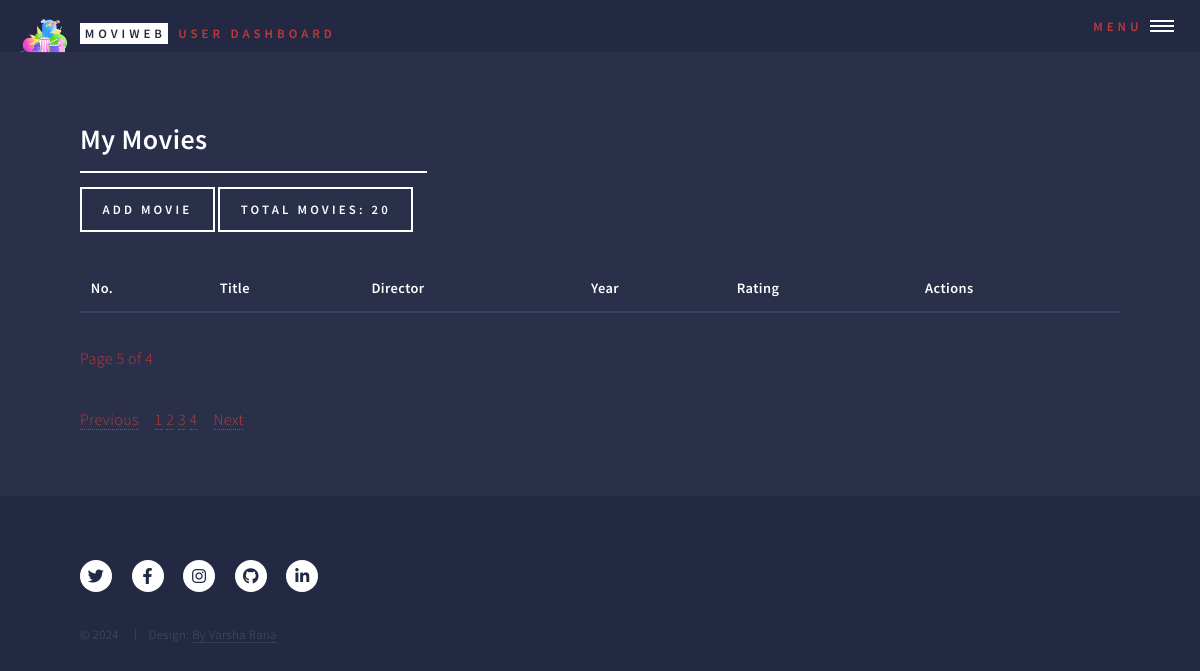
Before: /user/my_movies?page=5 (signed in) with the older database file.
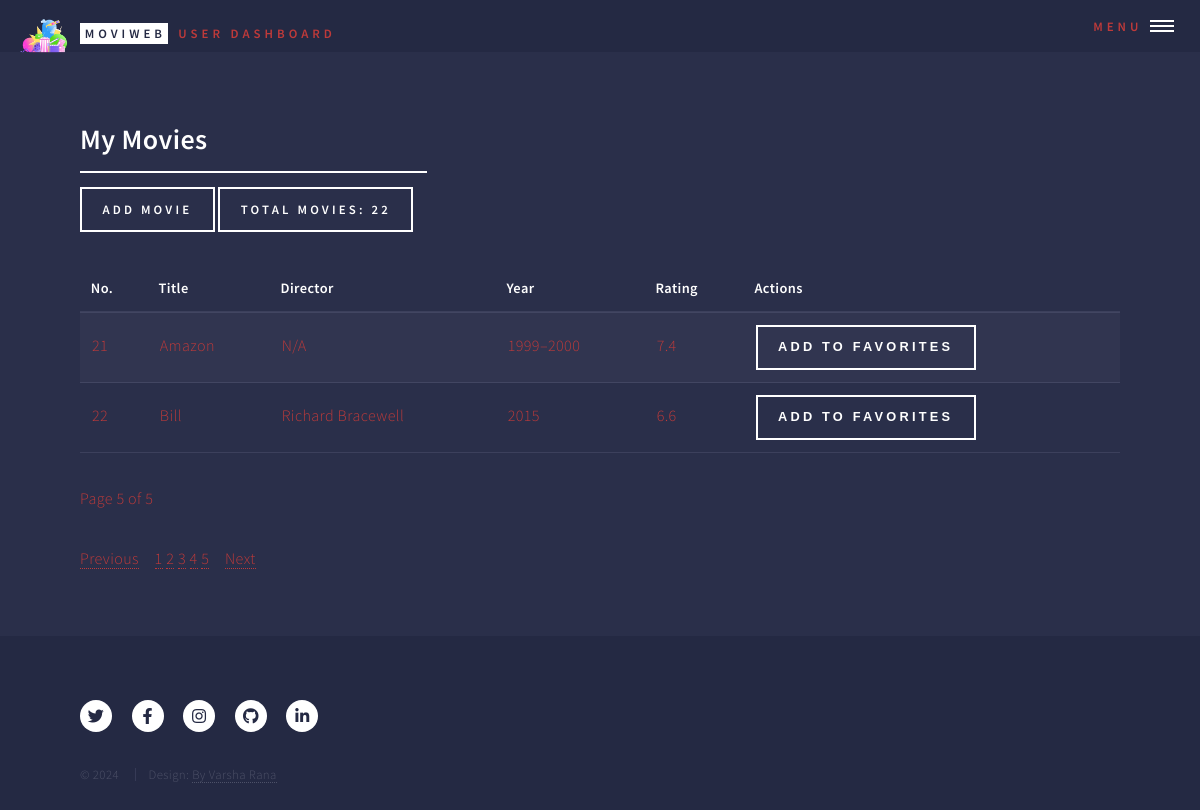
After: the same page with the newer database file.
### models.py (models this page shows)
class Movie(db.Model):
    __tablename__ = 'movie'
    id = db.Column(db.Integer, primary_key=True)
    title = db.Column(db.String(100), nullable=False)
    year = db.Column(db.Integer, nullable=False)
    rating = db.Column(db.Float, nullable=False)
    poster = db.Column(db.String(255))  # Optional field to store movie posters
    plot = db.Column(db.Text)  # Optional field to store the plot
    imdbID = db.Column(db.String(255), nullable=True)  # IMDb ID or link
    user_id = db.Column(db.Integer, db.ForeignKey('user.id'))
    admin_id = db.Column(db.Integer, db.ForeignKey('admin.id'))
    director_id = db.Column(db.Integer, db.ForeignKey('director.id'), nullable=False)  # Foreign key to Director
    genres = db.relationship('Genre', secondary=movie_genre, backref='movies')
    favorites = db.relationship('Favorite', back_populates='movie', lazy=True)  # Add this line

class Director(db.Model):
    __tablename__ = 'director'
    id = db.Column(db.Integer, primary_key=True)
    name = db.Column(db.String(100), nullable=False, unique=True)
    movies = db.relationship('Movie', backref='director', lazy=True)

### blueprints/user.py (the view)
@user_bp.route('/my_movies')
def my_movies():
    if 'user_id' not in session:
        session.clear()
        current_cache = current_app.extensions['cache']
        if current_cache and hasattr(current_cache, 'clear'):
            current_cache.clear()
        return redirect(url_for('login'))
    user_id = session['user_id']
    page = request.args.get('page', 1, type=int)  # Get the current page from query parameters, default to 1
    per_page = 5  # Number of movies per page
    all_movies_query = Movie.query
    favorite_movie_ids = [f.movie_id for f in Favorite.query.filter_by(user_id=user_id).all()]
    movies_query = all_movies_query.filter(Movie.id.notin_(favorite_movie_ids))
    num_movies = movies_query.count()
    movies = movies_query.paginate(page=page, per_page=per_page, error_out=False)
    return render_template('my_movies.html', num_movies=num_movies, movies=movies)

### templates/user/my_movies.html (shortened to what this page needs)
<!DOCTYPE HTML>
<html>
<head>
    <link rel="stylesheet" href="../../static/css/main.css"/>
</head>
<body class="is-preload">
<div id="wrapper">
    <header id="header" class="alt">
        {% include 'partials/user_header.html' %}
    </header>
    <div id="main">
        <section id="my-movies">
            <div class="inner">
                <header class="major">
                    <h2>My Movies</h2>
                    <a href="{{ url_for('user_bp.user_add_movie') }}" class="button">
                        Add Movie
                    </a>
                    <label class="button">Total Movies: {{ num_movies }}</label>
                </header>
                {% include 'partials/my_movies_content.html' %}
            </div>
        </section>
    </div>
    <footer id="footer">
        {% include 'partials/movie_web_app_footer.html' %}
    </footer>
</div>
</body>
</html>

### templates/partials/user_header.html
<a href="{{ url_for('user_bp.user_dashboard') }}" class="logo">
    <img src="../static/images/logo.png" class="logo-image">
    <strong>MoviWeb</strong>
    <span>User Dashboard</span></a>
<nav>
    <a href="#menu">Menu</a>
</nav>

### templates/partials/my_movies_content.html
<div id="my-movies-content">
    <table id="my-movies-table">
        <thead>
        <tr>
            <th>No.</th>
            <th>Title</th>
            <th>Director</th>
            <th>Year</th>
            <th>Rating</th>
            <th>Actions</th>
        </tr>
        </thead>
        <tbody>
        {% set start_no = (movies.page - 1) * movies.per_page + 1 %}
        {% for movie in movies.items %}
        <tr>
            <td>{{ start_no + loop.index0 }}</td>
            <td>{{ movie.title }}</td>
            <td>{{ movie.director.name }}</td>
            <td>{{ movie.year }}</td>
            <td>{{ movie.rating }}</td>
            <td>
                <form action="{{ url_for('user_bp.add_to_favorites', movie_id=movie.id) }}" method="post"
                      style="display:inline;">
                    <button type="submit" class="button">Add to Favorites</button>
                </form>
            </td>
        </tr>
        {% endfor %}
        </tbody>
    </table>
    <p>Page {{ movies.page }} of {{ movies.pages }}</p>
    <div id="pagination-container-my-movies">
        <nav aria-label="Page navigation">
            <ul class="pagination">
                {% if movies.has_prev %}
                <li class="page-item">
                    <a class="page-link"
                       href="{{ url_for('user_bp.my_movies', page=movies.prev_num) }}">Previous</a>
                </li>
                {% else %}
                <li class="page-item disabled">
                    <a class="page-link" href="#">Previous</a>
                </li>
                {% endif %}
                {% for page_num in movies.iter_pages() %}
                {% if page_num %}
                <li class="page-item {% if page_num == movies.page %}active{% endif %}">
                    <a class="page-link" href="{{ url_for('user_bp.my_movies', page=page_num) }}">{{ page_num }}</a>
                </li>
                {% else %}
                <li class="page-item disabled">
                    <a class="page-link" href="#">...</a>
                </li>
                {% endif %}
                {% endfor %}
                {% if movies.has_next %}
                <li class="page-item">
                    <a class="page-link"
                       href="{{ url_for('user_bp.my_movies', page=movies.next_num) }}">Next</a>
                </li>
                {% else %}
                <li class="page-item disabled">
                    <a class="page-link" href="#">Next</a>
                </li>
                {% endif %}
            </ul>
        </nav>
    </div>
</div>

### templates/partials/movie_web_app_footer.html (shortened to what this page needs)
<div class="inner">
    <ul class="icons">
        <li><a href="https://x.com/?lang=en" class="icon brands alt fa-twitter"></a></li>
        <li><a href="https://www.facebook.com/" class="icon brands alt fa-facebook-f"></a>
        </li>
        <li><a href="https://www.instagram.com/" class="icon brands alt fa-instagram"></a>
        </li>
        <li><a href="https://github.com/Vrana710" class="icon brands alt fa-github"></a></li>
        <li><a href="https://www.linkedin.com/in/varsha-rana/" class="icon brands alt fa-linkedin-in"></a></li>
    </ul>
    <ul class="copyright">
        <li>&copy; 2024</li>
        <li>Design: <a href="https://www.linkedin.com/in/varsha-rana/">By Varsha Rana</a></li>
    </ul>
</div>

Changed rows visible on the page:
added Movie: index0 "21", title "Amazon", director.name "N/A", year "1999–2000", rating "7.4"
added Movie: index0 "22", title "Bill", director.name "Richard Bracewell", year "2015", rating "6.6"
Other visible differences:
{{ num_movies }}: "20" → "22"
{{ movies.pages }}: "4" → "5"
new list line: "5"
